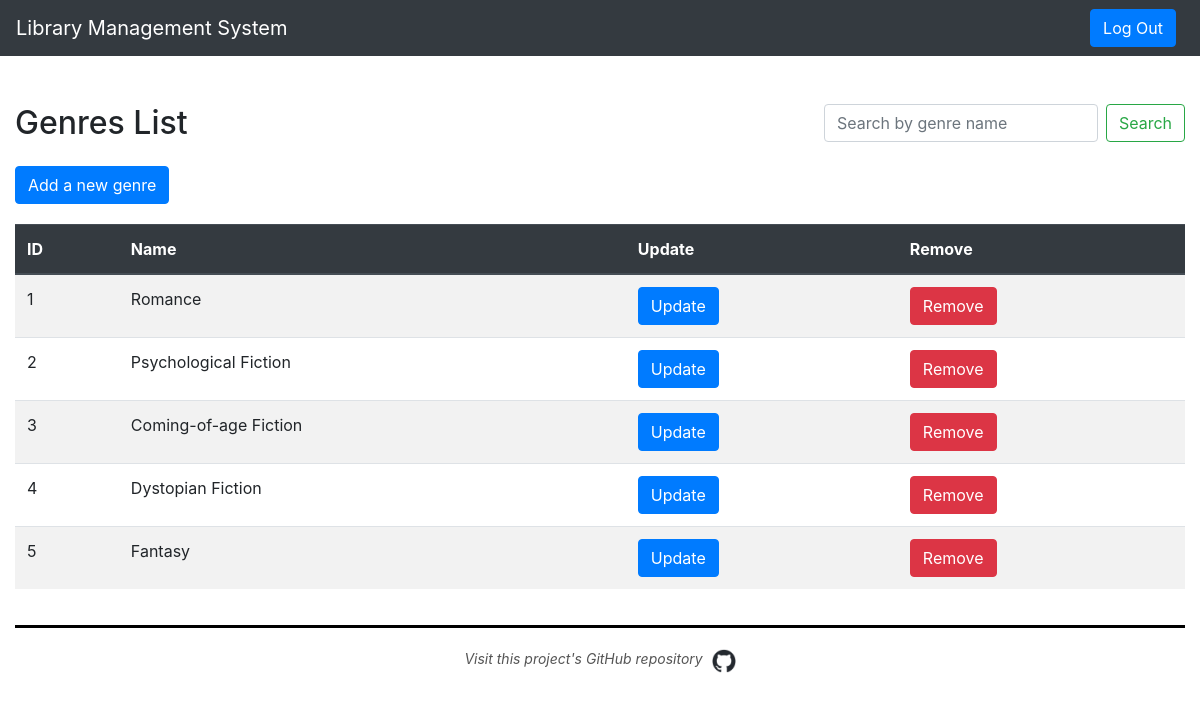
Page /genres/genre_search.php (signed in) on the committed database.
### tables this page shows
CREATE TABLE `genres` (
  `genre_id` int(11) NOT NULL,
  `name` varchar(100) NOT NULL
);

### genres/update_remove_modals.php (the view, shortened to what this page needs)
<?php
$result = $conn->query($sql);
if ($result->num_rows > 0) {
    while($row = $result->fetch_assoc()) {
        echo "<tr>";
        echo "<td>".$row["genre_id"]."</td>";
        echo "<td>".$row["name"]."</td>";
        echo "<td><button type='button' class='btn btn-primary' data-toggle='modal' data-target='#updateGenreModal".$row["genre_id"]."'>Update</button></td>";
        echo "<td><button type='button' class='btn btn-danger' data-toggle='modal' data-target='#removeGenreModal".$row["genre_id"]."'>Remove</button></td>";
        echo "</tr>";
    }
} else {
    echo "<tr><td colspan='9'>No genres found.</td></tr>";
}
?>

### rows in the picture
genres: genre_id "1", name "Romance"
genres: genre_id "2", name "Psychological Fiction"
genres: genre_id "3", name "Coming-of-age Fiction"
genres: genre_id "4", name "Dystopian Fiction"
genres: genre_id "5", name "Fantasy"
